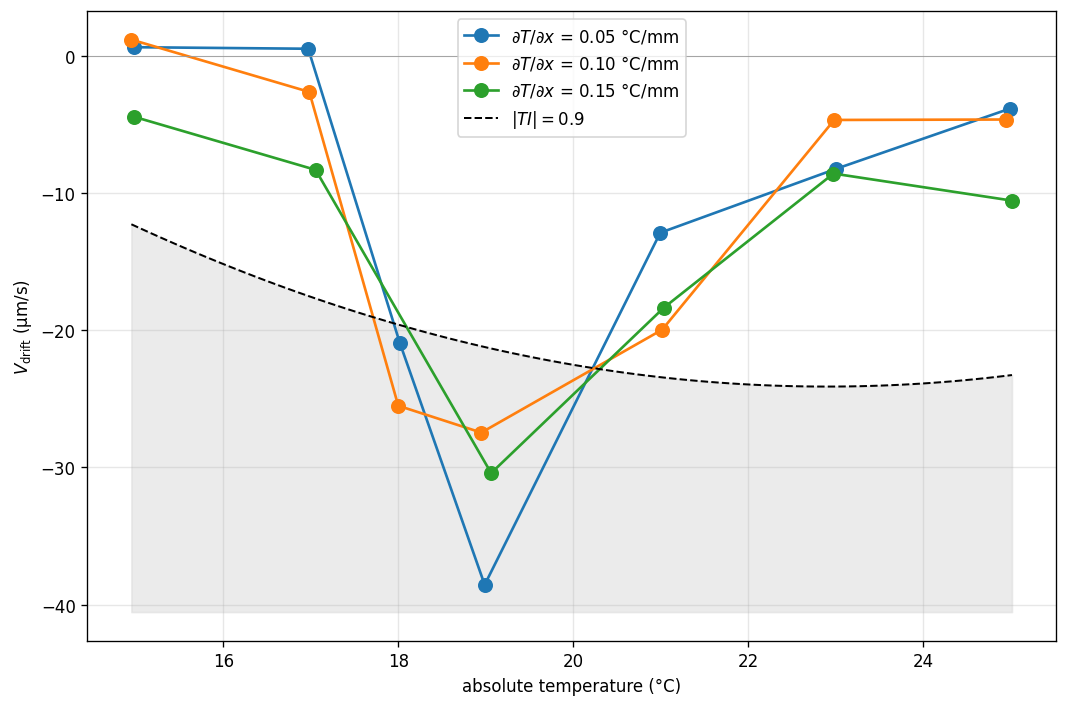

Here is the Python script that generated this plot:
"""Figure S4 — V_drift vs absolute temperature, T_c = 15 °C cohort.

Inverts the Ramot et al. 2008 thermotactic-index forward model to recover
V_drift at every measured (gradient, T_c, T_start) point, and plots one
connected line per gradient at T_c = 15 °C.  The dashed |TI|=0.9 envelope
marks the regime where the assay saturates and V_drift becomes unreliable.
"""
from pathlib import Path
import numpy as np
import pandas as pd
import matplotlib.pyplot as plt
from scipy.optimize import brentq
from scipy.stats import norm

HERE = Path(__file__).resolve().parent
RAMOT4 = HERE / "data" / "ramot_fig4.csv"
RAMOT_S2 = HERE / "data" / "ramot_figS2.csv"
OUT = HERE / "figS4_drift_temp.png"

# Ramot Table 1 + assay constants
TAU = 13.4                # mean run duration (s)
TAU_P = 6.7               # mean pirouette duration (s)
ALPHA = TAU / (TAU + TAU_P)
T_TOT = 600.0             # 10-minute assay (s)
S_Z = 0.25                # half starting-zone width (cm)


def main():
    df = pd.read_csv(RAMOT4)
    s2 = pd.read_csv(RAMOT_S2)

    const_T = s2[s2["condition"] == "constant_T"]
    quad = np.polyfit(const_T["T_degC"], const_T["v_mm_per_s"], 2)

    def TI_of_V(V_cm, T_start):
        sigma = np.polyval(quad, T_start) / 10.0 * np.sqrt(ALPHA * TAU * T_TOT)
        Fp = norm.cdf(S_Z, loc=V_cm * T_TOT, scale=sigma)
        Fm = norm.cdf(-S_Z, loc=V_cm * T_TOT, scale=sigma)
        return (1 - Fp - Fm) / (1 - Fp + Fm)

    def V_from_TI(TI, T_start):
        lo, hi = -1e-2, 1e-2
        for _ in range(8):
            try:
                return brentq(lambda V: TI_of_V(V, T_start) - TI,
                              lo, hi, xtol=1e-12)
            except ValueError:
                lo *= 2; hi *= 2
        return np.nan

    df["T_start"] = df["T_c_degC"] + df["T_start_minus_T_c_degC"]
    df["V_um_per_s"] = [V_from_TI(ti, ts) * 1e4
                        for ti, ts in zip(df["TI"], df["T_start"])]

    sub = df[abs(df["T_c_degC"] - 15) < 0.6].copy()
    fig, ax = plt.subplots(figsize=(9, 6), dpi=120)
    for grad, g in sub.groupby("gradient_degC_per_cm"):
        g = g.sort_values("T_start")
        ax.plot(g["T_start"], g["V_um_per_s"], "o-", lw=1.6, ms=8,
                label=fr"$\partial T/\partial x$ = {grad/10:.2f} °C/mm")

    # |TI| = 0.9 saturation envelope
    T_grid = np.linspace(sub["T_start"].min(), sub["T_start"].max(), 100)
    V_sat = np.array([V_from_TI(-0.9, t) * 1e4 for t in T_grid])
    ax.plot(T_grid, V_sat, "k--", lw=1.2, label=r"$|TI| = 0.9$")
    ax.fill_between(T_grid, V_sat, ax.get_ylim()[0], color="0.85", alpha=0.5)

    ax.axhline(0, color="0.6", lw=0.5)
    ax.set_xlabel("absolute temperature (°C)")
    ax.set_ylabel(r"$V_{\rm drift}$ (μm/s)")
    ax.legend()
    ax.grid(True, alpha=0.3)
    fig.tight_layout()
    fig.savefig(OUT, bbox_inches="tight")
    print(f"saved {OUT}")


if __name__ == "__main__":
    main()
